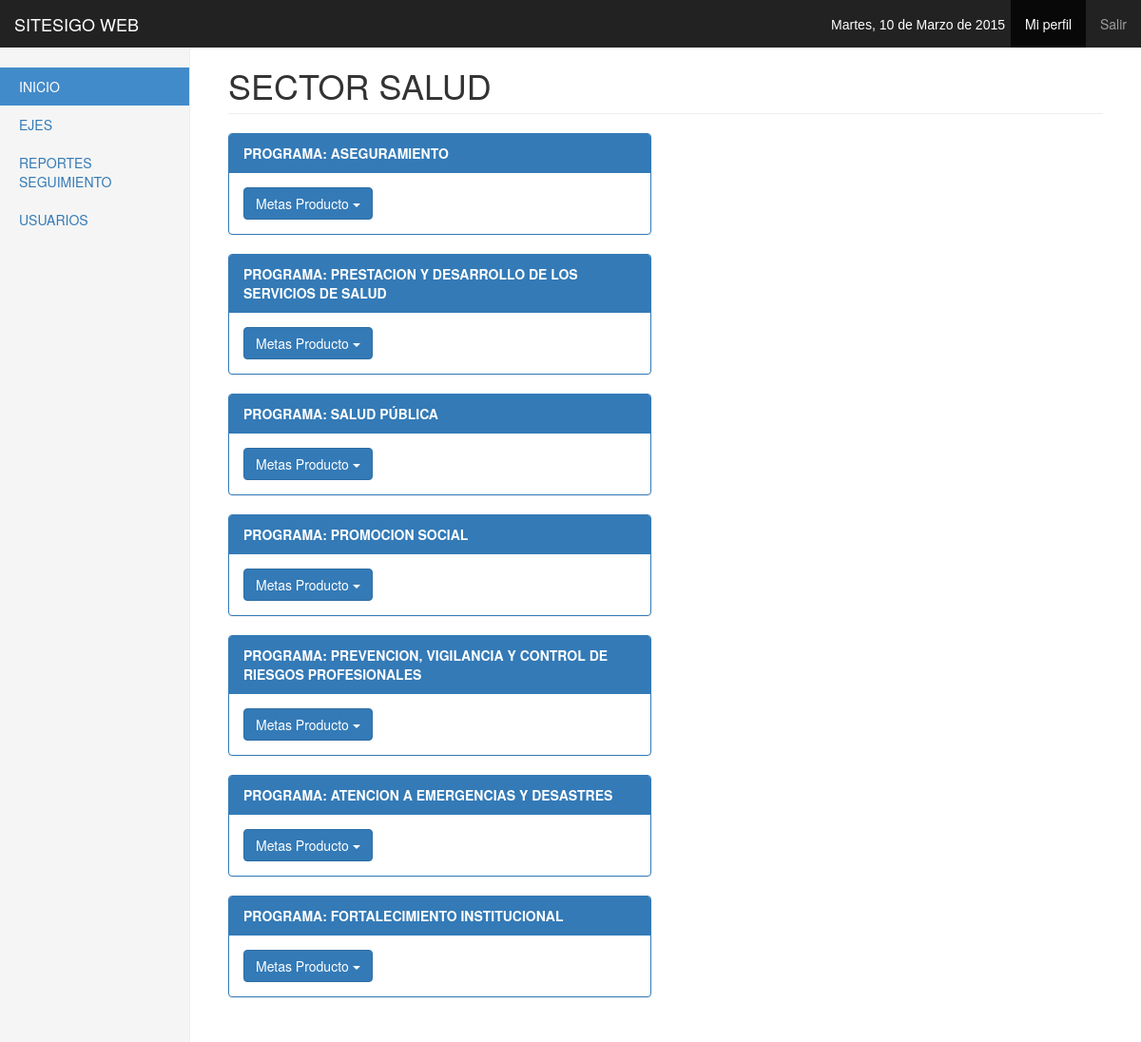
The app's page /vmetasprod?id=1 (signed in) with its own data.
### tables this page shows
CREATE TABLE IF NOT EXISTS `tbsector` (
`idtbsector` int(11) NOT NULL,
  `nomsec` varchar(50) NOT NULL,
  `codsec` int(11) NOT NULL,
  `ideje` int(11) NOT NULL
);

CREATE TABLE IF NOT EXISTS `tbprograma` (
`idtbprograma` int(11) NOT NULL,
  `nomprog` varchar(100) NOT NULL,
  `objprog` text NOT NULL,
  `codprog` int(11) NOT NULL,
  `sector` int(11) NOT NULL
);

### controlador/cmetasprod.php (called while the page is built)
<?php
	require 'modelo/mmetasprod.php';
	$ins = new Mmetasprod();
	$idsector = isset($_GET['id']) ? $_GET['id']:NULL;
	$programas = $ins->seleccionar_programa_sector($idsector);
	$sector =    $ins->seleccionar_sector($idsector);

### modelo/mmetasprod.php (called while the page is built, shortened)
<?php
include('controlador/conexion.php');
	class Mmetasprod
	{
		function seleccionar_sector($idsector)
		{
			$sql = "SELECT * FROM tbsector WHERE idtbsector = $idsector;";
			$conexionBD = new conexion();
			$conexionBD->conectarBD();
			$data = $conexionBD->ejeCon($sql,0);
			return $data;
		}
		function seleccionar_programa_sector($idprograma)
		{
			$sql = "SELECT * FROM tbprograma WHERE sector = $idprograma;";
			$conexionBD = new conexion();
			$conexionBD->conectarBD();
			$data = $conexionBD->ejeCon($sql,0);
			return $data;
		}
	}

### controlador/configuracion.php (called while the page is built)
<?php
	$serv_db = "localhost";
	$usu_db = "root";
	$pass_db = "";
	$db = "sitesigo";
?>

### controlador/conexion.php (called while the page is built, shortened)
<?php
class conexion
{
	function conectarBD(){
		include("configuracion.php");
		$this->link = mysql_connect($serv_db,$usu_db,$pass_db);
		$db2= mysql_select_db($db);
	}
	function ejeCon($con, $op){
		$this->resultado = mysql_query($con) or
		die("La consulta fallo: ".mysql_error());
		if ($op==0){
			while ($linea = mysql_fetch_array($this->resultado)){
				$arrayResultado[] = $linea;
			}
		}else{
			$arrayResultado[] =0;
		}
		$resarr = isset($arrayResultado) ? $arrayResultado:NULL;
		if($resarr){
			return $arrayResultado;
		}
	}
}
?>

### vista/vmetasprod.php (the view, shortened to what this page needs)
<?php require 'controlador/cmetasprod.php'; ?>
<h1 class='page-header'>SECTOR <?php echo $sector[0]['nomsec']; ?></h1>
<?php
	for ($i=0; $i <count($programas) ; $i++)
	{
?>
<div class="row">
	<div class="col-lg-6">
		<div class="panel panel-primary">
			<div class="panel-heading"><strong>PROGRAMA: <?php echo $programas[$i]['nomprog']; ?></strong></div>
			<div class="panel-body">
				<div class="btn-group">
				  <button type="button" class="btn btn-primary dropdown-toggle" data-toggle="dropdown">
				    Metas Producto <span class="caret"></span>
				  </button>
				</div>
			</div>
		</div>
	</div>
</div>
<?php
	}
?>

### css/dashboard.css (style rules this page uses)
body { padding-top: 50px; }
.main .page-header { margin-top: 0; }

### records on screen
tbsector: nomsec "SALUD"
tbprograma: nomprog "ASEGURAMIENTO"
tbprograma: nomprog "PRESTACION Y DESARROLLO DE LOS SERVICIOS DE SALUD"
tbprograma: nomprog "SALUD PÚBLICA"
tbprograma: nomprog "PROMOCION SOCIAL"
tbprograma: nomprog "PREVENCION, VIGILANCIA Y CONTROL DE RIESGOS PROFESIONALES"
tbprograma: nomprog "ATENCION A EMERGENCIAS Y DESASTRES"
tbprograma: nomprog "FORTALECIMIENTO INSTITUCIONAL"
